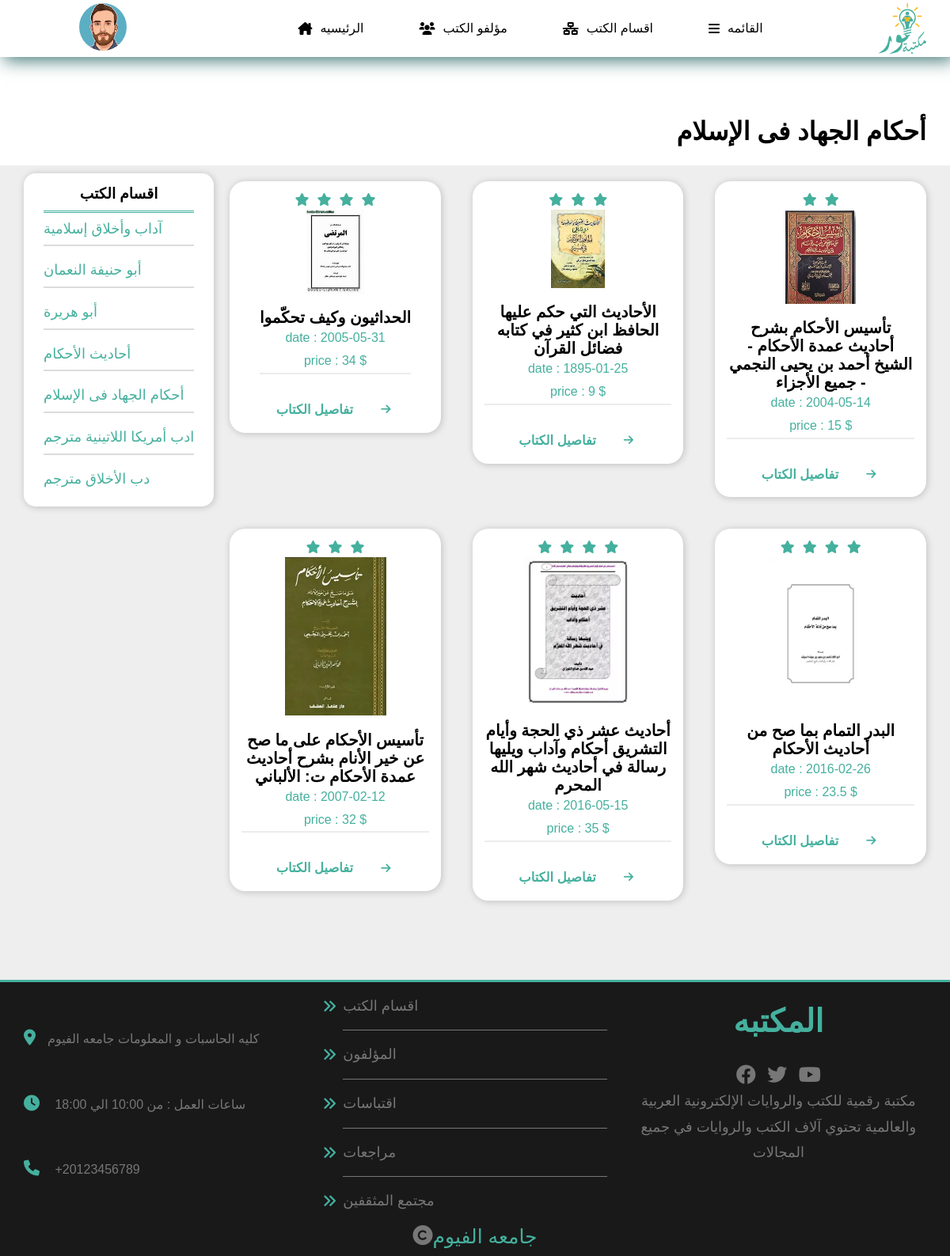
/The_provisions_of_jihad_in_Islam, run on the app's committed database.
### tables this page shows
CREATE TABLE "Sections_parts" (
	"id_sec"	int FOREIGNKEY,
	"part_sections"	varchar(255) NOT NULL,
	FOREIGN KEY("id_sec") REFERENCES "Customers"("sec_i")
);

CREATE TABLE "books" (
	"Book_id"	int IDENTITY(100, 1),
	"book_name"	varchar(255),
	"link"	char(100),
	"rate"	int,
	"book_date"	VARCHAR(255),
	"price"	INTEGER,
	"Description"	varchar(1000),
	"author_id"	int FOREIGNKEY,
	"link_book"	BLOB,
	"quantity_book"	INTEGER,
	PRIMARY KEY("Book_id"),
	FOREIGN KEY("author_id") REFERENCES "Authors"("author_id")
);

### myproject/app.py (the view)
@app.route('/The_provisions_of_jihad_in_Islam')
def The_provisions_of_jihad_in_Islam() :
    con=get_db().cursor()
    con.execute("select part_sections from Sections_parts limit 7;  ")
    data=con.fetchall()
    con.execute('select * from books where author_id=5')
    rows=con.fetchall()
    con.close()
    return render_template('The_provisions_of_jihad_in_Islam.html',data=data ,rows=rows)

### myproject/database.py (called while the page is built)
def get_db() :
    con=sqlite3.connect("tables.sqlite")
    con.row_factory=sqlite3.Row
    return con

### myproject/templates/The_provisions_of_jihad_in_Islam.html (shortened to what this page needs)
<!DOCTYPE html>
<html>
<head>
    <link rel="stylesheet" href="../../CSS/all.min.css">
    <link rel="stylesheet" href="../../CSS/pages.css">
    <link rel="stylesheet" href="../../CSS/normalize.css">
    <link rel="stylesheet" href="{{url_for('static', filename= 'css/all.min_page_sections_quotations.css')}}">
    <link rel="stylesheet" href="{{url_for('static', filename= 'css/pages.css')}}">
    <link rel="stylesheet" href="{{url_for('static', filename= 'css/normalize_page_sections_quotations.css')}}">
    <link rel="stylesheet" href="{{url_for('static' , filename='css/all.min_main_details.css')}}">
    <link rel="stylesheet" href="{{url_for('static' , filename='css/normalize__main_details.css')}}">
    <link rel="stylesheet" href="{{url_for('static' , filename='css/style__main_details.css')}}">
</head>
<body>
    <div class="header">
        <div class="container">
            <div class="settings">
                <img class='avatar' src="/static/upload/images/avatar-05.png" alt="logo">
            </div>
            <ul class="main-nav">
                <li class="hid"><a href="{{url_for('home_pages')}}"> <i
                            class="fa-solid fa-house-chimney"></i>الرئيسيه</a>
                </li>
                <li class="hid"> <a href="{{url_for('authors_page')}}"><i class="fa-sharp fa-solid fa-users"></i>مؤلفو
                        الكتب </a> </li>
                <li class="hid"><a href="{{url_for('sections_page')}}"><i class="fa-solid fa-network-wired"></i>اقسام
                        الكتب</a> </li>
                <li class="spec">
                    <a class="mainLink" href="#" id="test"> <i class="fa-solid fa-bars"></i>القائمه</a>
                </li>
            </ul>
            <a href="{{url_for('home_pages')}}" class="logo"> <img src="/static/upload/images/main.svg" style="width: 60px;
                margin: 20px auto;" alt="logo"></a>
        </div>
    </div>
    <h1 class="adders" style="text-align: right;margin-right: 30px; line-height:1.3;margin-top: 74px;">أحكام الجهاد فى الإسلام</h1>
    <div class="content">
        <div class="container">
            <div class="sidebar">
                <h3>اقسام الكتب</h3>
                <ul>
                    {% for row in data %}
                    <li>{{row.part_sections}}</li>
                    {% endfor %}
                </ul>
            </div>
            <div class="mainContent">
                <div class="books">
                    {% for row in rows %}
                    <div class="card">
                        <div class="rate">
                            {% for x in range(0 ,row.rate) %}
                            <i class="fa-sharp fa-solid fa-star"></i>
                            {% endfor %}
                        </div>
                        <div class="image">
                            <img src="{{url_for('static', filename= 'upload/images/' + row.link)}}" alt="logo">
                        </div>
                        <div class="text">
                            <h2>{{row.book_name}}</h2>
                            <p>date : {{row.book_date}}</p>
                            <p>price : {{row.price}} $</p>
                        </div>
                        <a href="{{url_for('Details_of_books' , id_book=row.book_id)}}">
                            <div class="info">
                                <h3>تفاصيل الكتاب</h3>
                                <i class="fa-solid fa-arrow-right"></i>
                            </div>
                        </a>
                    </div>
                    {% endfor %}
                </div>
            </div>
        </div>
    </div>
    <div class="footer">
        <div class="container">
            <div class="box third">
                <div class="adress">
                    <p> <i class="fa-solid fa-location-dot"></i>كليه الحاسبات و المعلومات جامعه الفيوم</p>
                </div>
                <div class="time">
                    <p>
                        <i class="fa-solid fa-clock"></i>
                        ساعات العمل : من 10:00 الي 18:00
                    </p>
                </div>
                <div class="phone">
                    <p><i class="fa-solid fa-phone"></i>
                        +20123456789</p>
                </div>
            </div>
            <div class="box Second">
                <ul>
                    <li>اقسام الكتب</li>
                    <li>المؤلفون</li>
                    <li>اقتباسات</li>
                    <li>مراجعات</li>
                    <li>مجتمع المثقفين</li>
                </ul>
            </div>
            <div class="box first">
                <h1>المكتبه</h1>
                <div class="social">
                    <i class="fa-brands fa-facebook"></i>
                    <i class="fa-brands fa-twitter"></i>
                    <i class="fa-brands fa-youtube"></i>
                </div>
                <p> مكتبة رقمية للكتب والروايات الإلكترونية العربية والعالمية تحتوي آلاف الكتب والروايات في جميع
                    المجالات
                </p>
            </div>
        </div>
        <p class="rights">
            <i class="fa-solid fa-copyright"></i>
            <span>جامعه الفيوم</span>
        </p>
    </div>
</body>
</html>

### myproject/myproject/static/css/pages.css (style rules this page uses)
:root { --main-color:#45b09e; --main-color-alt: #326d6cde; --main-transition: 0.3s; --main-padding-top: 100px; --main-padding-bottom: 100px; }
* { box-sizing: border-box; padding: 0; margin: 0; }
html { scroll-behavior: smooth; }
body { font-family: 'Open Sans', sans-serif; font-family: 'Work Sans', sans-serif; }
a { color: #45b09e; text-decoration: none; }
ul { list-style: none; }
.container { padding-left: 15px; padding-right: 15px; margin-left: auto; margin-right: auto; }
@media (min-width:768px) { .container { width: 750px; } }
@media (min-width:992px) { .container { width: 970px; } }
@media (min-width:1200px) { .container { width: 1170px; } }
.header { background-color: white; box-shadow: 0 0 10px #ddd; position: relative; box-shadow:5px 5px 20px var(--main-color-alt) ; }
.header .container { display: flex; justify-content: space-between; align-items: center; flex-wrap: wrap; position: relative; }
.header .container .settings { width: fit-content; text-align: center; }
.header .container .settings .avatar { width: 30%; border-radius: 30px; }
.header .logo { color: var(--main-color); font-weight: 700; font-size: 25px; height: 72px; display: flex; justify-content: center; align-items: center; }
.header .main-nav { display: flex; }
.main-nav>li>a { display: flex; justify-content: center; align-items: center; height: 72px; position: relative; color: black; padding: 0 35px; transition: var(--main-transition); overflow: hidden; }
.main-nav>li>a::before { content: ""; position: absolute; width: 100%; height: 4px; top: 0; left: -100%; background-color: var(--main-color); transition: var(--main-transition); }
.main-nav li a i { padding-right: 10px; }
.content { background-color: #eee; padding-top: 10px; }
.content .container { display: flex; gap: 20px; }
.sidebar { background-color: white; box-shadow: 1px 1px 10px rgb(0 0 0 / 20%); padding: 15px 25px; height:max-content; position: sticky; top: 10px; border-radius: 15px; }
.sidebar h3 { padding-bottom: 10px; text-align: center; border-bottom: 3px double var(--main-color); }
.sidebar ul { display: flex; flex-direction: column; gap: 10px; color: var(--main-color); font-size: 18px; }
.sidebar ul li { transition: var(--main-transition); padding: 10px 0; }
.sidebar ul li:not(:last-child) { border-bottom: 2px solid #DCDCDC; }
.mainContent { flex-grow: 2; display: flex; flex-direction: column; justify-content: space-between; }
.books { padding-top: 10px; padding-bottom: var(--main-padding-top); display: grid; grid-template-columns: repeat(auto-fill, minmax(200px, 1fr)); gap: 40px; }
.card .image img { width: 50%; }
.books .card { transition: 0.5s; box-shadow: 1px 1px 10px rgb(0 0 0 / 20%); border-radius: 20px; overflow: hidden; display: flex; flex-direction: column; justify-content: center; align-items: center; text-align: center; height: fit-content; background-color: white; }
.card .rate { padding-top: 10px; display: flex; justify-content: center; color: var(--main-color); }
.card .rate i { margin: 5px; }
.card .text { margin: 15px; border-bottom: 2px solid #ececec; text-align: center; }
.card .text h2 { font-weight: bold; font-size: 20px; }
.card .text p { color: var(--main-color); line-height: 1.8; }
.card .info { display: flex; justify-content: space-between; align-items: center; color: var(--main-color); font-size: 14px; }
.card .info h3 { margin: 20px 15px; }
.card .info i { margin: 15px 20px; transition: 0.3s; animation: anim-arr 0.5s infinite linear; }

### data on the page
Sections_parts: part_sections "آداب وأخلاق إسلامية"
Sections_parts: part_sections "أبو حنيفة النعمان"
Sections_parts: part_sections "أبو هريرة"
Sections_parts: part_sections "أحاديث الأحكام"
Sections_parts: part_sections "أحكام الجهاد فى الإسلام"
Sections_parts: part_sections "ادب أمريكا اللاتينية مترجم"
Sections_parts: part_sections "دب الأخلاق مترجم"
books: rate 4 (drawn), link (picture), book_name "الحداثيون وكيف تحكّموا", book_date "2005-05-31", price "34"
books: rate 3 (drawn), link (picture), book_name "الأحاديث التي حكم عليها الحافظ ابن كثير في كتابه فضائل القرآن", book_date "1895-01-25", price "9"
books: rate 2 (drawn), link (picture), book_name "تأسيس الأحكام بشرح أحاديث عمدة الأحكام - الشيخ أحمد بن يحيى النجمي - جميع الأجزاء", book_date "2004-05-14", price "15"
books: rate 3 (drawn), link (picture), book_name "تأسيس الأحكام على ما صح عن خير الأنام بشرح أحاديث عمدة الأحكام ت: الألباني", book_date "2007-02-12", price "32"
books: rate 4 (drawn), link (picture), book_name "أحاديث عشر ذي الحجة وأيام التشريق أحكام وآداب ويليها رسالة في أحاديث شهر الله المحرم", book_date "2016-05-15", price "35"
books: rate 4 (drawn), link (picture), book_name "البدر التمام بما صح من أحاديث الأحكام", book_date "2016-02-26", price "23.5"
